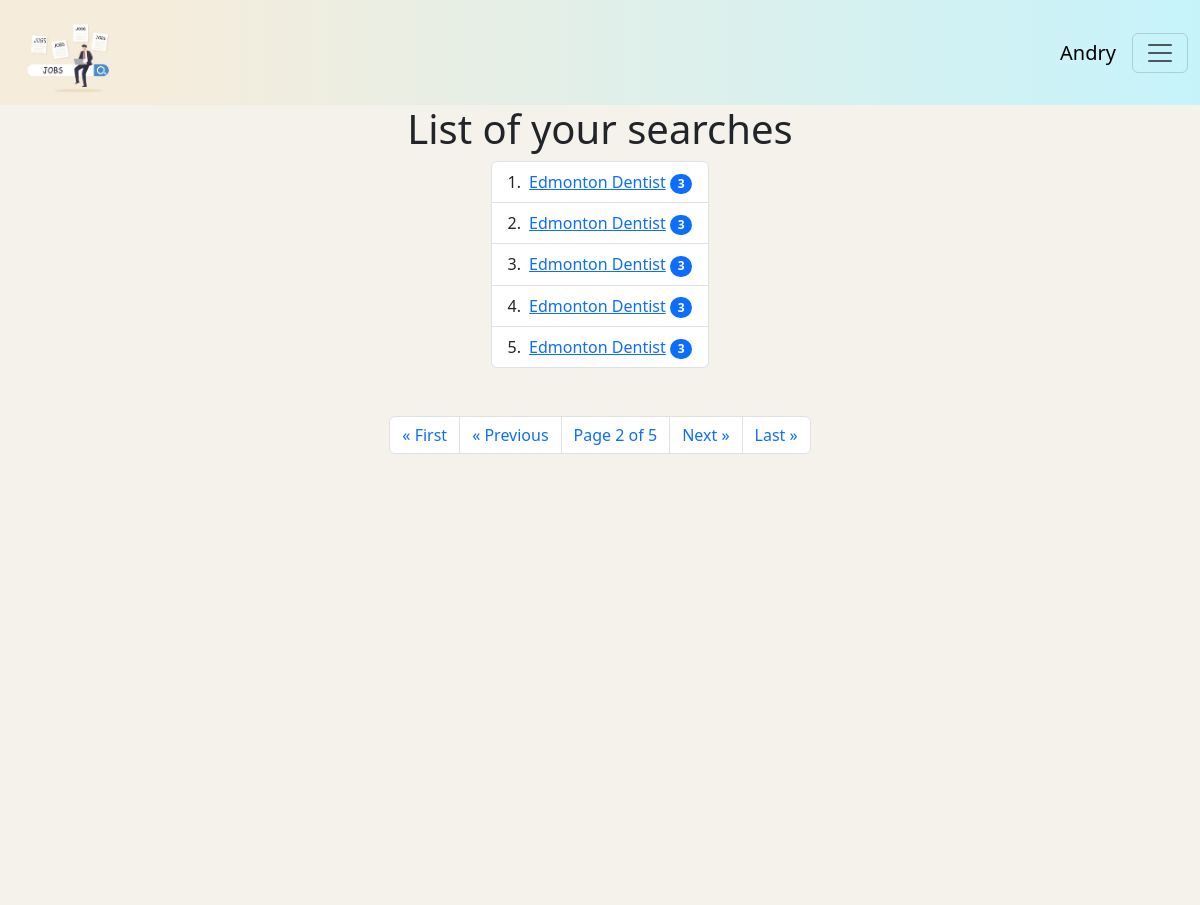
Screenshot of /scrap/lists/?page=2 (signed in) with the database file from the repository.
### scrapper/models.py (models this page shows, shortened)
class BusinessList(models.Model):
    user = models.ForeignKey(User, on_delete=models.CASCADE)
    name = models.CharField(max_length=255, default='name')
    date = models.DateTimeField(default=datetime.now(), blank=True)
    count_num = models.IntegerField(default=0)
    businesses = models.ManyToManyField(Business)

### scrapper/views.py (the view)
# urls.py: path('lists/', views.data_list, name='navigation_lists'),
def data_list(request):
    if request.method == "POST":
        id = request.POST['num_id']
        return redirect('business_card', id = id)
    p = Paginator(BusinessList.objects.filter(user=request.user).order_by('date'), 5)
    page = request.GET.get('page')
    data_list = p.get_page(page)
    return render(request, 'scr/navigation_data.html', {'data_list' : data_list})

### scrapper/templates/scr/navigation_data.html (shortened to what this page needs)
{% extends 'main/layout.html' %}
{% block content %}
<div class="center">
    <h1> List of your searches </h1>
    <ol class="list-group list-group-numbered">
      {% for busines_list in data_list %}
        <li class="list-group-item d-flex justify-content-between align-items-start">
          <div class="ms-2 me-auto">
            <a href="{% url 'business_card' busines_list.id %}">{{ busines_list.name }}</a>
            <span class="badge text-bg-primary rounded-pill">{{ busines_list.count_num }}</span>
          </div>
      {% endfor %}
    </ol>
       <br></br>
       <nav aria-label="Page navigation example">
        <ul class="pagination justify-content-center">
    {% if data_list.has_previous %}
        <li class="page-item"><a class="page-link" href="?page=1">&laquo First</a></li>
        <li class="page-item"><a class="page-link" href="?page={{ data_list.previous_page_number }}">&laquo Previous </a></li>
    {% endif %}
        <li class="page-item"><a href="#" class="page-link">Page {{ data_list.number }} of {{ data_list.paginator.num_pages }}</a></li>
    {% if data_list.has_next %}
        <li class="page-item"><a class="page-link" href="?page={{ data_list.next_page_number }}"> Next &raquo </a></li>
        <li class="page-item"><a class="page-link" href="?page={{ data_list.paginator.num_pages }}"> Last &raquo </a></li>
    {% endif %}
        </ul>
      </nav>
</div>
{% endblock %}

### home_page/templates/main/layout.html (shortened to what this page needs)
{% load static %}
<!DOCTYPE html>
<html lang="en">
<head>
    <link rel="stylesheet" href = {% static 'bootstrap-5.3.3-dist/css/bootstrap.min.css' %}>
    <link rel="stylesheet" href = {% static 'main/css/main.css' %}>
</head>
<body>
  <nav class="navbar bg-body-tertiary fixed-top", id = "nav_layout">
    <div class="container-fluid">
      <img src="{% static 'main/img/logo.jpg'%}" alt= "logo" width="10%" height="auto">
      <a class="navbar-brand" >{% if user.is_authenticated %} {{ user.username }} {% endif %}</a>
      <button class="navbar-toggler" type="button" data-bs-toggle="offcanvas" data-bs-target="#offcanvasNavbar" aria-controls="offcanvasNavbar" aria-label="Toggle navigation">
        <span class="navbar-toggler-icon"></span>
      </button>
    </div>
  </nav>
  <main>
    {% block content %}
    {% endblock %}
  </main>
</body>
</html>

### static/main/css/main.css (style rules this page uses)
#nav_layout { background: linear-gradient(to right,rgb(245, 236, 219) 150px,rgba(0, 221, 255, 0.2)); }
.navbar-toggler { order: 1; }
.navbar-brand { white-space: nowrap; overflow: hidden; text-overflow: ellipsis; max-width: 30%; position:absolute; }
main { background-color:hsl(42, 31%, 94%); }
.center { background-color:hsl(42, 31%, 94%); display: flex; flex-direction: column; justify-content:flex-start; align-items: center; height: 100vh; text-align: center; }

### rows the page displays
BusinessList: name "Edmonton Dentist", count_num "3"
BusinessList: name "Edmonton Dentist", count_num "3"
BusinessList: name "Edmonton Dentist", count_num "3"
BusinessList: name "Edmonton Dentist", count_num "3"
BusinessList: name "Edmonton Dentist", count_num "3"

### other values shown
{{ user.username }} "Andry"
{{ data_list.number }} "2"
{{ data_list.paginator.num_pages }} "5"
